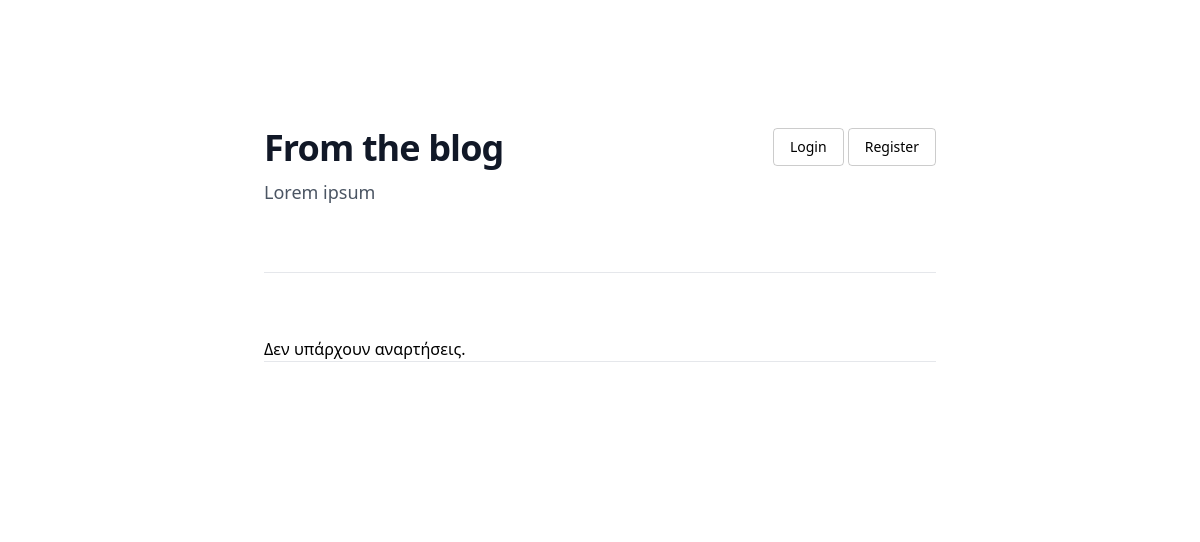
/, run on an earlier commit of the app's database.
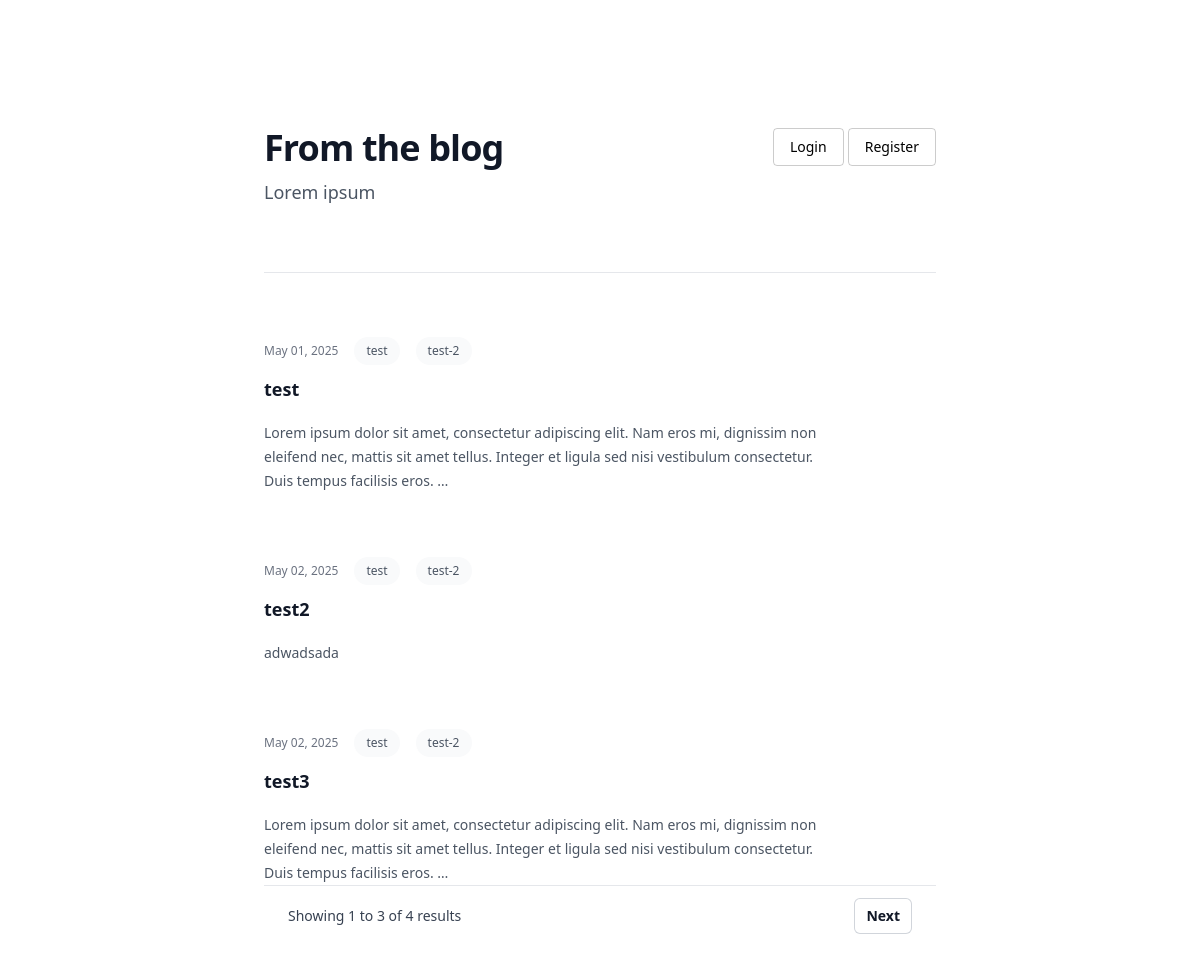
And on a later commit of the database.
### blog/models.py (models this page shows, shortened)
class Post(models.Model):
    author = models.ForeignKey(settings.AUTH_USER_MODEL, on_delete=models.CASCADE)
    title = models.CharField(max_length=250)
    slug = models.SlugField(max_length=250, unique_for_date='publish')
    body = models.TextField()
    publish = models.DateTimeField()
    created = models.DateTimeField(auto_now_add=True)
    updated = models.DateTimeField(auto_now=True)
    status = models.CharField(max_length=2, choices=Status.choices, default=Status.DRAFT)
    tags = TaggableManager()
    class Meta:
        ordering = ['publish']
    def get_absolute_url(self):
        return reverse('blog:post_detail', args=[
            self.publish.year,
            self.publish.month,
            self.publish.day,
            self.slug
        ])

### blog/views.py (the view)
# urls.py: path('', views.post_list, name='post_list'),
def post_list(request):
    object_list = Post.objects.filter(status='P')
    paginator = Paginator(object_list, 3)
    page_number = request.GET.get('page')
    try:
        posts = paginator.page(page_number)
    except PageNotAnInteger:
        posts = paginator.page(1)
    except EmptyPage:
        posts = paginator.page(paginator.num_pages)
    return render(request, 'blog/post/list.html', {'posts': posts})

### blog/templates/blog/post/list.html (shortened to what this page needs)
{% extends "blog/base.html" %}
{% block content %}
<div class="bg-white py-24 sm:py-32">
  <div class="mx-auto max-w-7xl px-6 lg:px-8">
    <div class="mx-auto max-w-2xl">
      <div class="flex ">
        <div>
          <h2 class="text-3xl font-bold tracking-tight text-gray-900 sm:text-4xl">
          From the blog
        </h2>
        <p class="mt-2 text-lg leading-8 text-gray-600">Lorem ipsum</p>
      </div>
      <div class="ml-auto h-auto">
        <a href="{% url 'account:login' %}" class="inline-flex items-center px-4 py-2 text-black text-sm font-medium rounded border border-black/20 hover:border-black/60">Login</a>
        <a href="{% url 'account:register' %}" class="inline-flex items-center px-4 py-2 text-black text-sm font-medium rounded border border-black/20 hover:border-black/60">Register</a>
      </div>
    </div>
      <div
        class="mt-10 space-y-16 border-t border-gray-200 pt-10 sm:mt-16 sm:pt-16"
      >
        {% for post in posts %}
        <article class="flex max-w-xl flex-col items-start justify-between">
          <div class="flex items-center gap-x-4 text-xs">
            <time
              datetime="{{ post.publish|date:'Y-m-d' }}"
              class="text-gray-500"
              >{{ post.publish|date:'M d, Y' }}</time
            >
            {% for tag in post.tags.all %}
            <a
              href="#"
              class="relative z-10 rounded-full bg-gray-50 px-3 py-1.5 font-medium text-gray-600 hover:bg-gray-100"
            >
              {{ tag.name }}
            </a>
            {% endfor %}
          </div>
          <div class="group relative">
            <h3
              class="mt-3 text-lg font-semibold leading-6 text-gray-900 group-hover:text-gray-600"
            >
            <a href="{{ post.get_absolute_url }}">
                <span class="absolute inset-0"></span>
                {{ post.title }}
              </a>
            </h3>
            <p class="mt-5 line-clamp-3 text-sm leading-6 text-gray-600">
              {{ post.body|truncatewords:30 }}
            </p>
          </div>
        </article>
        {% empty %}
        <p>Δεν υπάρχουν αναρτήσεις.</p>
        {% endfor %}
      </div>
      <nav
        class="flex items-center justify-between border-t border-gray-200 bg-white px-4 py-3 sm:px-6"
        aria-label="Pagination"
      >
        {% if posts.has_other_pages %}
        <div class="hidden sm:block">
          <p class="text-sm text-gray-700">
            Showing
            <span class="font-medium">{{ posts.start_index }}</span>
            to
            <span class="font-medium">{{ posts.end_index }}</span>
            of
            <span class="font-medium">{{ posts.paginator.count }}</span>
            results
          </p>
        </div>
        <div class="flex flex-1 justify-between sm:justify-end">
           {% if posts.has_next %}
          <a
            href="?page={{ posts.next_page_number }}"
            class="relative ml-3 inline-flex items-center rounded-md bg-white px-3 py-2 text-sm font-semibold text-gray-900 ring-1 ring-inset ring-gray-300 hover:bg-gray-50"
            >Next</a
          >
          {% endif %}
        </div>
        {% endif %}
      </nav>
  </div>
</div>
{% endblock %}

What changed in the data, as far as the page shows it:
added Post: publish "May 01, 2025", title "test", body "Lorem ipsum dolor sit amet, consectetur adipiscing elit. Nam eros mi, dignissim non eleifend nec, mattis sit amet tellus. Integer et ligula sed nisi vestibulum consectetur. Duis tempus facilisis eros. …"
now on this page (row unchanged): Tag: name "test"
now on this page (row unchanged): Tag: name "test-2"
added Post: publish "May 02, 2025", title "test2", body "adwadsada"
added Post: publish "May 02, 2025", title "test3", body "Lorem ipsum dolor sit amet, consectetur adipiscing elit. Nam eros mi, dignissim non eleifend nec, mattis sit amet tellus. Integer et ligula sed nisi vestibulum consectetur. Duis tempus facilisis eros. …"
Also different on the page:
{{ posts.start_index }}: (not shown) → "1"
{{ posts.end_index }}: (not shown) → "3"
{{ posts.paginator.count }}: (not shown) → "4"
text no longer shown: "Δεν υπάρχουν αναρτήσεις."
text now shown: "Showing to of results Next"
